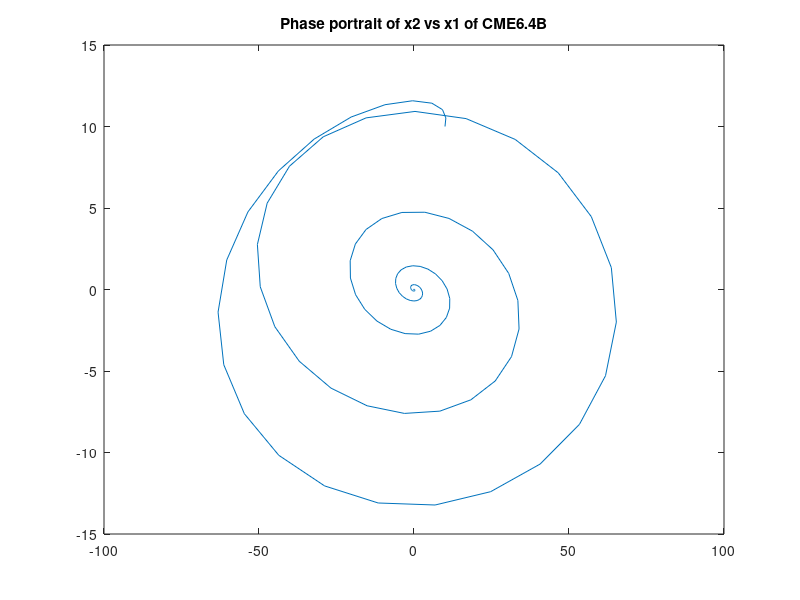
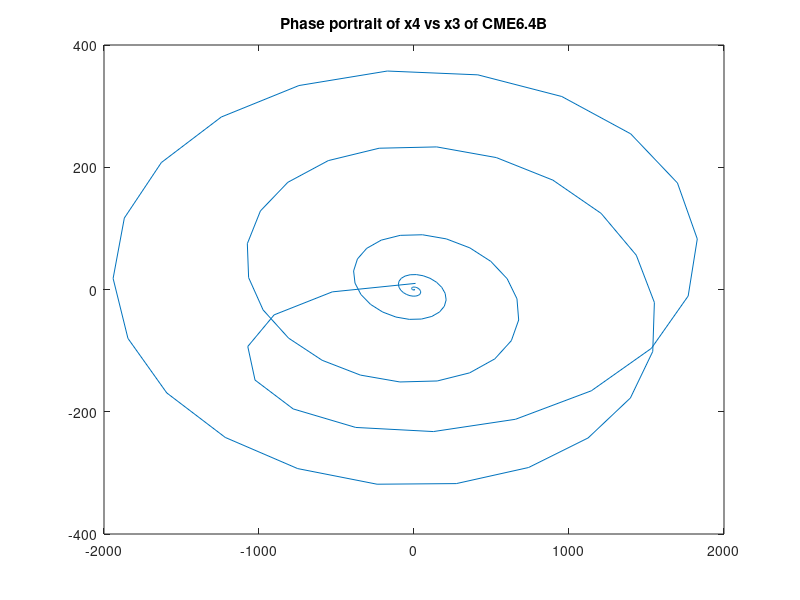

Source code (MATLAB) for these figures, in order:
% EE6283
% M9
% CME6p4
% QuyenHua
% 
% For the system in CME1.4,
% A- assess the system stability using lyapunov analysis
%     compare with eigenvalue analysis
% B- Plot phase portraits to reinforce results

% % Recall CME1.4
% % [x1dot; x2dot; x3dot; x4dot] = ...
% %     [0 1 0 0; 0 0 1 0; 0 0 0 1; -962 -126 -67 -4]x + [0; 0; 0; 1]u
% % B = [0; 0; 0; 1];
% % C = [100 20 10 0];
% % D = 0;
clear all

A = [0 1 0 0; 0 0 1 0; 0 0 0 1; -962 -126 -67 -4];
B = [0; 0; 0; 1];
C = [100 20 10 0];
D = [0];

z = eig(A);

if real(z) > 0
    disp('System is not stable by eigenvalue test')
elseif real(z) == 0
    disp('System is marginally stable by eigenvalue test')
else
    disp('System is stable by eigenvalue test')
end

% % let Q = I4
Q = eye(4);

P = lyap(A',Q);

if (det(P) > 0)
    disp('System is stable by Lyapunav Test because determinant of P is positibe');
else
    disp('System is not stable by Lyapunav Test');
end    
    
x0 = [10; 10; 10; 10];
s = ss(A,B,C,D);
[y, t, x] = initial(s,x0);

figure;
plot(x(:,2),x(:,1))
title('Phase portrait of x2 vs x1 of CME6.4B')

figure;
plot(x(:,4),x(:,3))
title('Phase portrait of x4 vs x3 of CME6.4B')